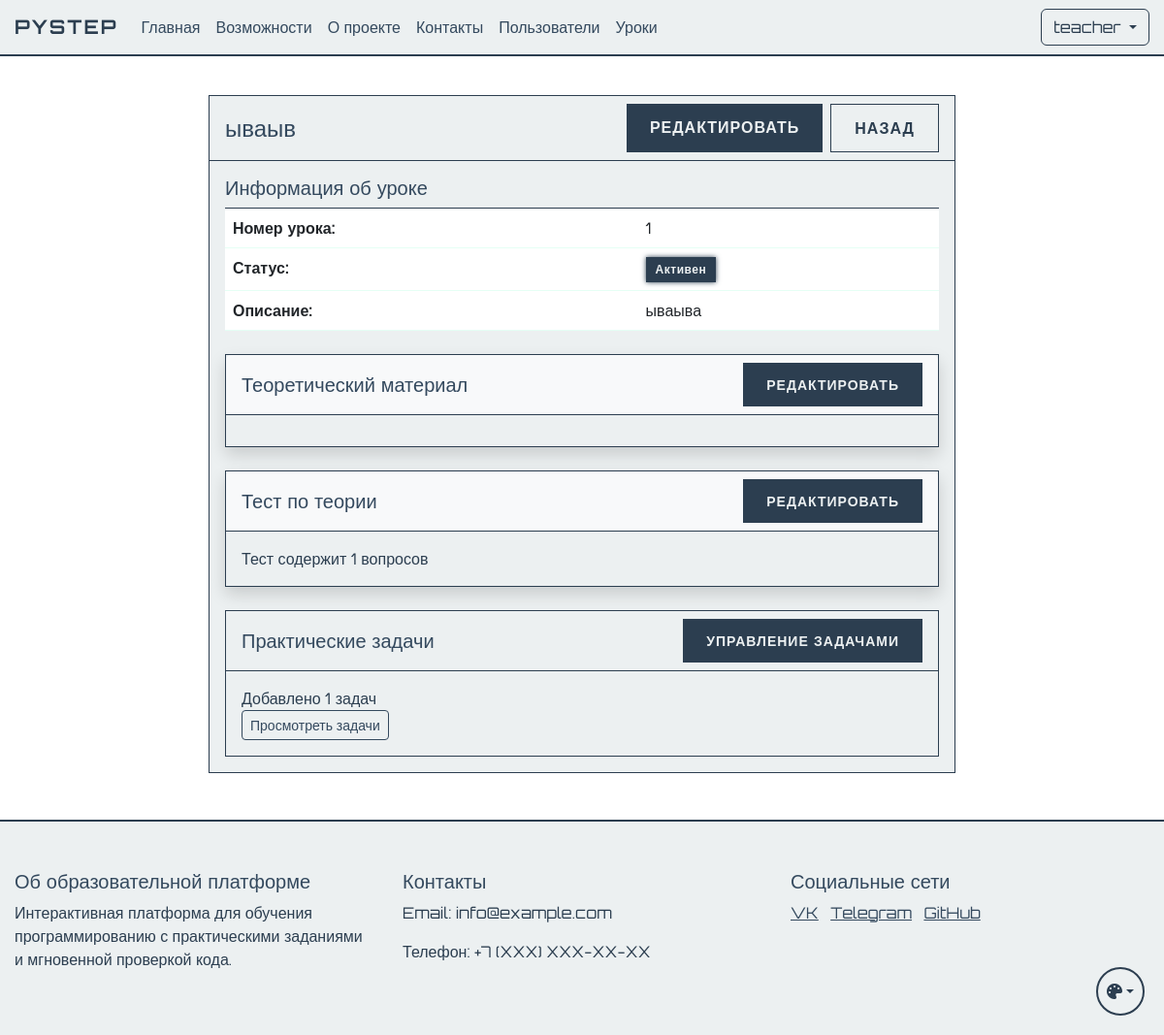
Screenshot of /admin/lessons/1 (signed in) with the database file from the repository.
### app.py (models this page shows, shortened)
class User(UserMixin, db.Model):
    id = db.Column(db.Integer, primary_key=True)
    name = db.Column(db.String(100), nullable=False)
    username = db.Column(db.String(80), unique=True, nullable=False)
    email = db.Column(db.String(120), unique=True, nullable=False)
    password_hash = db.Column(db.String(128))
    is_admin = db.Column(db.Boolean, default=False)
    user_type = db.Column(db.String(20), default='student')  # student, teacher, admin
    created_by = db.Column(db.Integer, db.ForeignKey('user.id'), nullable=True)  # ID пользователя, создавшего этого пользователя
    created_at = db.Column(db.DateTime, default=db.func.now())
    last_login = db.Column(db.DateTime)
    is_active = db.Column(db.Boolean, default=True)
    progress = db.relationship('UserProgress', backref='user', lazy=True)
    ratings = db.relationship('UserRating', backref='user', lazy=True)
    created_users = db.relationship('User', backref=db.backref('creator', remote_side=[id]))
    def is_teacher(self):
        return self.user_type == 'teacher'

class Lesson(db.Model):
    id = db.Column(db.Integer, primary_key=True)
    order_number = db.Column(db.Integer, unique=True, nullable=False)
    title = db.Column(db.String(200), nullable=False)
    description = db.Column(db.Text)
    is_active = db.Column(db.Boolean, default=True)
    created_at = db.Column(db.DateTime, default=db.func.now())
    theory_content = db.Column(db.Text)
    theory_test = db.relationship('TheoryTest', backref='lesson', uselist=False)
    practice_tasks = db.relationship('PracticeTask', backref='lesson', lazy=True)
    required_lesson_id = db.Column(db.Integer, db.ForeignKey('lesson.id'), nullable=True)
    required_lesson = db.relationship('Lesson', remote_side=[id], backref='next_lessons')

### app.py (the view)
@app.route('/admin/lessons/<int:lesson_id>')
@login_required
@teacher_required
def view_lesson(lesson_id):
    lesson = Lesson.query.get_or_404(lesson_id)
    return render_template('view_lesson.html', lesson=lesson)

### app.py (called while the page is built)
def teacher_required(f):
    @wraps(f)
    def decorated_function(*args, **kwargs):
        if not current_user.is_authenticated or not (current_user.is_teacher() or current_user.is_super_admin()):
            abort(403)
        return f(*args, **kwargs)
    return decorated_function

@login_manager.user_loader
def load_user(user_id):
    return db.session.get(User, int(user_id))

### templates/view_lesson.html (shortened to what this page needs)
{% extends "base.html" %}
{% block content %}
<div class="container mt-4">
    <div class="row">
        <div class="col-md-8 offset-md-2">
            <div class="card">
                <div class="card-header">
                    <div class="d-flex flex-column flex-md-row justify-content-between align-items-start align-items-md-center gap-2">
                        <h4 class="mb-0">{{ lesson.title }}</h4>
                        <div class="d-flex gap-2">
                            <a href="{{ url_for('edit_lesson', lesson_id=lesson.id) }}" class="btn btn-primary">
                                 Редактировать
                            </a>
                            <a href="{{ url_for('lesson_list') }}" class="btn btn-secondary">
                                 Назад
                            </a>
                        </div>
                    </div>
                </div>
                <div class="card-body">
                    <div class="mb-4">
                        <h5>Информация об уроке</h5>
                        <table class="table">
                            <tr>
                                <th>Номер урока:</th>
                                <td>{{ lesson.order_number }}</td>
                            </tr>
                            <tr>
                                <th>Статус:</th>
                                <td>
                                    {% if lesson.is_active %}
                                        <span class="badge bg-success">Активен</span>
                                    {% else %}
                                        <span class="badge bg-danger">Неактивен</span>
                                    {% endif %}
                                </td>
                            </tr>
                            <tr>
                                <th>Описание:</th>
                                <td>
                                    <div class="description-view" onclick="toggleDescriptionEdit(this)">
                                        {% if lesson.description %}
                                            {{ lesson.description }}
                                        {% else %}
                                            <span class="text-muted">Описание не добавлено</span>
                                        {% endif %}
                                    </div>
                                </td>
                            </tr>
                        </table>
                    </div>
                    <div class="card shadow mb-4">
                        <div class="card-header bg-light">
                            <div class="d-flex justify-content-between align-items-center">
                                <h5 class="mb-0">Теоретический материал</h5>
                                <div>
                                    {% if not lesson.theory_content %}
                                        <a href="{{ url_for('add_theory', lesson_id=lesson.id) }}" class="btn btn-success btn-sm">
                                            <i class="bi bi-plus-circle"></i> Добавить материал
                                        </a>
                                    {% else %}
                                        <a href="{{ url_for('edit_theory', lesson_id=lesson.id) }}" class="btn btn-primary btn-sm">
                                             Редактировать
                                        </a>
                                    {% endif %}
                                </div>
                            </div>
                        </div>
                        <div class="card-body">
                        </div>
                    </div>
                    <div class="card shadow mb-4">
                        <div class="card-header bg-light">
                            <div class="d-flex justify-content-between align-items-center">
                                <h5 class="mb-0">Тест по теории</h5>
                                <div>
                                    {% if lesson.theory_test %}
                                        <a href="{{ url_for('edit_theory_test', lesson_id=lesson.id) }}" class="btn btn-primary btn-sm">
                                             Редактировать
                                        </a>
                                    {% endif %}
                                </div>
                            </div>
                        </div>
                        <div class="card-body">
                            {% if lesson.theory_test %}
                                <div class="d-flex justify-content-between align-items-center">
                                    <p class="mb-0">Тест содержит {{ lesson.theory_test.questions|length }} вопросов</p>
                                </div>
                            {% else %}
                                <div class="alert alert-info mb-0">
                                    Тест по теории еще не создан
                                </div>
                            {% endif %}
                        </div>
                    </div>
                    <div class="card">
                        <div class="card-header d-flex justify-content-between align-items-center">
                            <h5 class="mb-0">Практические задачи</h5>
                            <a href="{{ url_for('edit_practice_tasks', lesson_id=lesson.id) }}" class="btn btn-primary btn-sm">
                                 Управление задачами
                            </a>
                        </div>
                        <div class="card-body">
                            {% if lesson.practice_tasks %}
                                <p class="mb-0">Добавлено {{ lesson.practice_tasks|length }} задач</p>
                                <a href="{{ url_for('edit_practice_tasks', lesson_id=lesson.id) }}" class="btn btn-outline-primary btn-sm">
                                     Просмотреть задачи
                                </a>
                            {% else %}
                                <p class="text-muted mb-0">Практические задачи не добавлены</p>
                            {% endif %}
                        </div>
                    </div>
                </div>
            </div>
        </div>
    </div>
</div>
{% endblock %}

### templates/base.html (shortened to what this page needs)
<!DOCTYPE html>
<html lang="ru">
<head>
    <link href="https://cdn.jsdelivr.net/npm/bootstrap@5.3.0/dist/css/bootstrap.min.css" rel="stylesheet">
    <link href="{{ url_for('static', filename='css/themes.css') }}" rel="stylesheet">
    <link href="{{ url_for('static', filename='css/base.css') }}" rel="stylesheet">
    <link href="{{ url_for('static', filename='css/components.css') }}" rel="stylesheet">
    <link href="{{ url_for('static', filename='css/forms.css') }}" rel="stylesheet">
    <link href="{{ url_for('static', filename='css/tables.css') }}" rel="stylesheet">
    <link href="{{ url_for('static', filename='css/layout.css') }}" rel="stylesheet">
</head>
<body>
    <nav class="navbar navbar-expand-lg navbar-dark">
        <div class="container">
            <a class="navbar-brand" href="{{ url_for('index') }}">PyStep</a>
            <div class="collapse navbar-collapse" id="navbarNav">
                <ul class="navbar-nav me-auto">
                    <li class="nav-item">
                        <a class="nav-link" href="{{ url_for('index') }}">Главная</a>
                    </li>
                    <li class="nav-item">
                        <a class="nav-link" href="/#features">Возможности</a>
                    </li>
                    <li class="nav-item">
                        <a class="nav-link" href="/#about">О проекте</a>
                    </li>
                    <li class="nav-item">
                        <a class="nav-link" href="/#contact">Контакты</a>
                    </li>
                    {% if current_user.is_admin %}
                    <li class="nav-item">
                            <a class="nav-link" href="{{ url_for('user_list') }}">Пользователи</a>
                    </li>
                    <li class="nav-item">
                            <a class="nav-link" href="{{ url_for('lesson_list') }}">Уроки</a>
                    </li>
                    {% endif %}
                </ul>
                <div class="d-flex">
                    {% if current_user.is_authenticated %}
                        <div class="dropdown">
                            <button class="btn btn-outline-light dropdown-toggle" type="button" id="userMenu" data-bs-toggle="dropdown">
                                {{ current_user.username }}
                            </button>
                        </div>
                    {% else %}
                        <a href="{{ url_for('login') }}" class="btn btn-outline-light me-2">Войти</a>
                    {% endif %}
                </div>
            </div>
        </div>
    </nav>
    {% block content %}{% endblock %}
    <footer class="footer mt-5">
        <div class="container">
            <div class="row">
                <div class="col-md-4">
                    <h5>Об образовательной платформе</h5>
                    <p>Интерактивная платформа для обучения программированию с практическими заданиями и мгновенной проверкой кода.</p>
                </div>
                <div class="col-md-4">
                    <h5>Контакты</h5>
                    <p>Email: info@example.com</p>
                    <p>Телефон: +7 (XXX) XXX-XX-XX</p>
                </div>
                <div class="col-md-4">
                    <h5>Социальные сети</h5>
                    <a href="#" class="text-white me-2">VK</a>
                    <a href="#" class="text-white me-2">Telegram</a>
                    <a href="#" class="text-white">GitHub</a>
                </div>
            </div>
        </div>
    </footer>
    <div class="theme-switch">
        <button class="btn dropdown-toggle" type="button" id="themeDropdown" data-bs-toggle="dropdown" aria-expanded="false">
            <i class="fa-solid fa-palette"></i>
        </button>
    </div>
    <link rel="stylesheet" href="https://cdnjs.cloudflare.com/ajax/libs/font-awesome/6.5.1/css/all.min.css">
</body>
</html>

### static/css/themes.css (style rules this page uses)
:root[data-theme="classic"] { --cyber-primary: #2c3e50; --cyber-secondary: #34495e; --cyber-dark: #ecf0f1; --cyber-bg: #ffffff; --cyber-text: #2c3e50; --cyber-text-light: #34495e; --cyber-text-muted: #7f8c8d; --cyber-card-bg: #ecf0f1; --cyber-text-dark: #2c3e50; --cyber-info: #3498db; }

### static/css/base.css (style rules this page uses)
body { font-family: 'Orbitron', sans-serif; background-color: var(--cyber-bg); color: var(--cyber-text); min-height: 100vh; display: flex; flex-direction: column; opacity: 0; transition: opacity 0.3s ease; }
body.theme-loaded { opacity: 1; }
h1, h2, h3, h4, h5, h6 { color: var(--cyber-text-light); }
p { color: var(--cyber-text); }
.text-white { color: var(--cyber-text-light) !important; }
.navbar { background-color: var(--cyber-dark) !important; border-bottom: 2px solid var(--cyber-primary); }
.navbar-brand { color: var(--cyber-primary) !important; font-weight: 700; text-transform: uppercase; letter-spacing: 2px; }
.nav-link { color: var(--cyber-text-light) !important; transition: all 0.3s ease; }
.footer { background-color: var(--cyber-dark); border-top: 2px solid var(--cyber-primary); color: var(--cyber-text-light); padding: 50px 0; margin-top: auto; }

### static/css/components.css (style rules this page uses)
.card { background-color: var(--cyber-card-bg); border: 1px solid var(--cyber-primary); color: var(--cyber-text-light); }
.card-header { background-color: rgba(0, 255, 157, 0.1); border-bottom: 1px solid var(--cyber-primary); color: var(--cyber-text-light); }
.card-body { background-color: var(--cyber-card-bg); color: var(--cyber-text-light); }
.btn-outline-light { border-color: var(--cyber-primary); color: var(--cyber-primary); transition: all 0.3s ease; }

### static/css/tables.css (style rules this page uses)
.table { color: var(--cyber-text-light); }
.table tbody tr { background-color: var(--cyber-card-bg); border-bottom: 1px solid rgba(0, 255, 157, 0.1); }

### static/css/layout.css (style rules this page uses)
.container { max-width: 1200px; margin: 0 auto; padding: 0 15px; }
.row { margin: 0 -15px; }
.col, [class*="col-"] { padding: 0 15px; }
.mt-4 { margin-top: 1.5rem; }
.mt-5 { margin-top: 3rem; }
.mb-4 { margin-bottom: 1.5rem; }
.d-flex { display: flex; }
.flex-column { flex-direction: column; }
.justify-content-between { justify-content: space-between; }
.align-items-center { align-items: center; }

### templates/view_lesson.html (style rules this page uses)
.description-view { cursor: pointer; }

### rows the page displays
User: username "teacher"
Lesson: title "ываыв", order_number "1", description "ываыва"

### other values shown
{{ lesson.theory_test.questions|length }} "1"
{{ lesson.practice_tasks|length }} "1"
